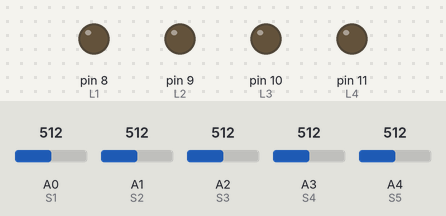
Recording of a sketch running on a simulated Arduino Uno, built with avr-gcc and run on an emulated ATmega328P. Parts: output pins drawn as LEDs (lit = HIGH). Dashed ring = blinking. Inputs (shaded band) come from the test bench; at power-on: A0 (S1) = 512, A1 (S2) = 512, A3 (S4) = 512, A2 (S3) = 512, A4 (S5) = 512.

Above: at 1.2 s.
1.3 s: A0 (S1) set to 268
2.8 s: A0 (S1) set to 232
At 3.3 s:
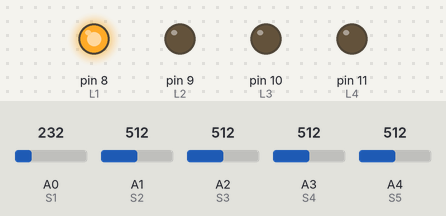
5.8 s: A1 (S2) set to 261
8.8 s: A1 (S2) set to 237
At 9.07 s:
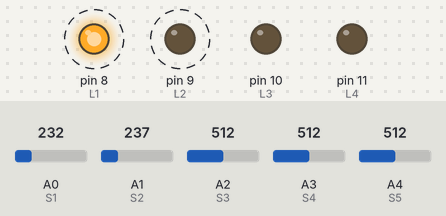
11.8 s: A3 (S4) set to 258
14.8 s: A3 (S4) set to 237
At 16.2 s:
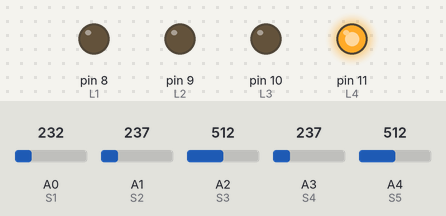
Timing chart, 0 to 17.3 s (numbered marks = the images above; inputs shaded):
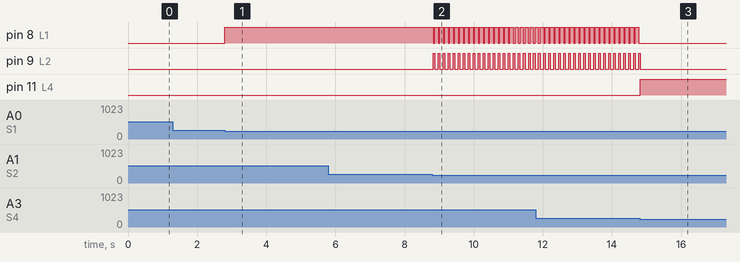

Measured:
- the behaviour switches between 250 and 249 on A0 (S1) (found by bisection; images 0 and 1)
- the behaviour switches between 250 and 249 on A1 (S2) (found by bisection; images 1 and 2)
- the behaviour switches between 250 and 249 on A3 (S4) (found by bisection; images 2 and 3)
- after the input at 1.3 s, every drawn part: stays the same
- after the input at 2.8 s, pin 8 (L1): LOW → HIGH at once
- after the input at 8.8 s, pin 8 (L1): alternates HIGH for 0.10 s and LOW for 0.04 s, starting at once; pin 9 (L2): alternates HIGH for 0.04 s and LOW for 0.10 s, starting at once
- after the input at 14.8 s, pin 8 (L1): stops changing and stays LOW; pin 9 (L2): goes on until 14.8 s, then stays LOW; pin 11 (L4): LOW → HIGH at once

The sketch:

project_2.ino
```cpp
#define S1 0
#define S2 1
#define S3 2
#define S4 3
#define S5 4

#define L1 8
#define L2 9
#define L3 10
#define L4 11


void setup() {
  pinMode(L1, OUTPUT);
  pinMode(L2, OUTPUT);
  pinMode(L3, OUTPUT);
  pinMode(L4, OUTPUT);
}

int t1, t2, t3, t4, t5, time = millis(); // millis() gibt die Anzahl an Millisekunden die nach Programmstart vergangen sind zurueck

void loop() {
  if (analogRead(S1) < 250) { // Die Sensoren geben bei Erkunnung des Balles ein LOW Signali ab, was typischerweise unter 250 liegt
    t1 = millis();
    digitalWrite(L1, HIGH);
    delay(100);
    digitalWrite(L1, LOW);
  }
  if (analogRead(S2) < 250) {
    t2 = millis();
    digitalWrite(L2, HIGH);
    delay((unsigned long)(6.5 * abs(t2 - t1) / 14.5)); // Der Abstand zwischen den ersten beiden Sensoren ist 14,5cm; der Abstand zwischen dem 2. Sensor und der Mitte der 2. Spule ist 6,5cm.
    digitalWrite(L2, LOW);
  }
  if (analogRead(S3) < 250) {
    t3 = millis();
    digitalWrite(L3, HIGH);
    delay((unsigned long)(6.5 * abs(t3 - t2) / 15.0));
    digitalWrite(L3, LOW);
  }
  if (analogRead(S4) < 250) {
    t4 = millis();
    digitalWrite(L4, HIGH);
    delay((unsigned long)(6.5 * abs(t4 - t3) / 14.0));
    digitalWrite(L4, LOW);
  }
  if (analogRead(S5) < 250) {
    t5 = millis();
  }
}
```
